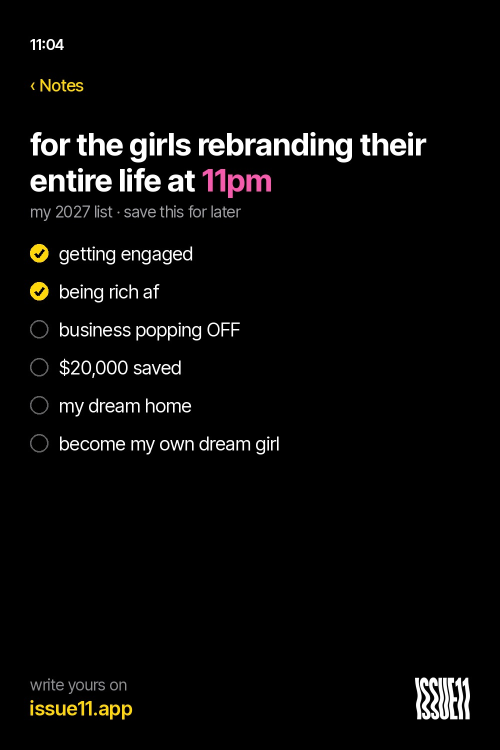
#> input picture drafts/pinterest/templates/D1-notes-11pm.jpg, 1000 x 1500 px, given in place of issue11-wordmark-mask.png, which was not available (shown at 1/2 size)
$ python more_styles.py
#> lines starting #> are read from the running program, lines starting #| are printed output that depends on the picture
### drafts/pinterest/quotes/quotes_lib.py
from PIL import Image, ImageDraw, ImageFont, ImageFilter
import math
F="/tmp/claude-0/-home-user-Autonomousangents/c1b1bd34-cf66-56f8-bc34-f80edec64abe/scratchpad/fonts/"
R="/home/user/Autonomousangents/"
OUT=R+"drafts/pinterest/templates/"
W,H=1000,1500
BLACK=(13,13,13); CREAM=(245,238,224); BLUSH=(252,210,221); PINK=(246,90,173); RED=(212,8,6)
def font(n,s): return ImageFont.truetype(F+n,s)
AB=lambda s: font("font-archivo-black.ttf",s)
AN=lambda s: font("font-archivo-narrow.ttf",s)
MONO=lambda s: font("IBMPlexMono-Regular.ttf",s)
# [8 lines left out: function tight, not called in this run]
def lines(d,x,y,ls,f,fill,lh=0.82,anchor="l"):
    for i,l in enumerate(ls): tight(d,(x,y+i*f.size*lh),l,f,fill,anchor=anchor)
    return y+len(ls)*f.size*lh
def cover(img,w,h,fy=0.5):
    r=max(w/img.width,h/img.height); im=img.resize((int(img.width*r)+1,int(img.height*r)+1),Image.LANCZOS)
    x=(im.width-w)//2; y=int((im.height-h)*fy); return im.crop((x,y,x+w,y+h))
_m=Image.open(R+"brand/logo/issue11-wordmark-mask.png")
#> _m is the input picture: PIL image 1000x1500 RGB; mean R, G, B 9.5, 9, 8.6
_a=_m.getchannel("A") if _m.mode in ("RGBA","LA") else _m.convert("L")
def _mk(c):
#> called with c = (13, 13, 13)
    l=Image.new("RGBA",_m.size,c+(0,)); l.putalpha(_a); return l
logo_b=_mk(BLACK); logo_c=_mk(CREAM)
#> call 2 of _mk, with c = (245, 238, 224)
#> in _mk (call 2), `l.putalpha(_a)`:
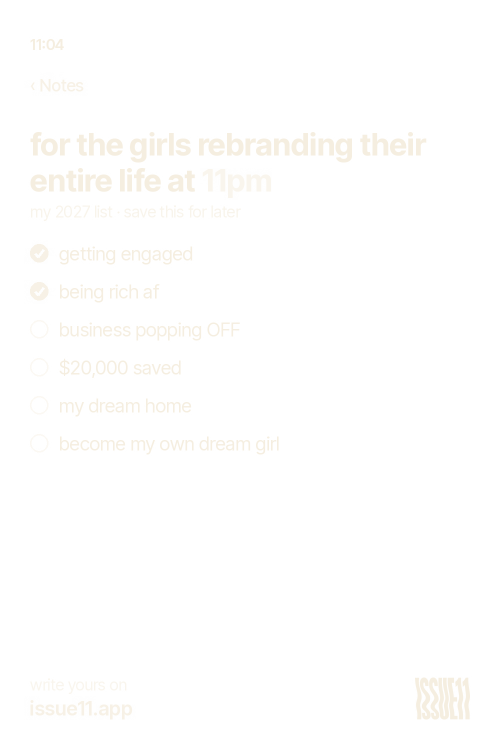
#> l: PIL image 1000x1500 RGBA (shown at 1/2 size); mean R, G, B, A 245, 238, 224, 9.1; transparent parts drawn white
def paste_logo(base,logo,x,y,w,anchor="l"):
    r=w/logo.width; l=logo.resize((w,int(logo.height*r)),Image.LANCZOS)
    if anchor=="c": x-=w//2
    base.alpha_composite(l,(int(x),int(y)))


def IT(size, w="SemiBold"):
    f=ImageFont.truetype(F+"InterTight.ttf",size)
    try: f.set_variation_by_name(w)
    except Exception: pass
    return f
def tightline(d,cx,y,text,f,fill,track=-0.055):
    size=f.size; widths=[d.textlength(c,font=f)+track*size for c in text]; total=sum(widths)-track*size
    x=cx-total/2
    for c,w in zip(text,widths): d.text((x,y),c,font=f,fill=fill); x+=w
    return total
# [19 lines left out: function make_quote, not called in this run]

### drafts/pinterest/templates/more_styles.py
import sys; sys.path.insert(0,"/tmp/claude-0/-home-user-Autonomousangents/c1b1bd34-cf66-56f8-bc34-f80edec64abe/scratchpad")
from quotes_lib import *
_m=Image.open(R+"brand/logo/issue11-wordmark-mask.png").convert("LA"); _a=_m.getchannel("A")
#> after `_a = _m.getchannel('A')`: _a: PIL image 1000x1500 L; every value is 255
def _mk(c):
    l=Image.new("RGBA",_m.size,c+(0,)); l.putalpha(_a); return l
OUT="/home/user/Autonomousangents/drafts/pinterest/templates/"
IMG=R+"drafts/issue11-blog/images/"
def grad(w,h,stops=[(234,246,255),(217,179,255),(255,77,184),(255,154,122)]):
    g=Image.new("RGB",(w//4,h//4)); px=g.load()
    for y in range(h//4):
        for x in range(w//4):
            t=(x/(w/4)*0.35+y/(h/4)*0.65); t=min(max(t,0),0.999)*(len(stops)-1); i=int(t); f=t-i
            px[x,y]=tuple(int(stops[i][k]+(stops[i+1][k]-stops[i][k])*f) for k in range(3))
    return g.resize((w,h),Image.BICUBIC).filter(ImageFilter.GaussianBlur(30))
def wrap(d,text,f,maxw):
    out=[];cur=""
    for w in text.split():
        t=(cur+" "+w).strip()
        if d.textlength(t,font=f)>maxw and cur: out.append(cur); cur=w
        else: cur=t
    out.append(cur); return out

# D: iPhone Notes (dark) prompt list
D_=Image.new("RGBA",(W,H),(0,0,0)); d=ImageDraw.Draw(D_)
d.text((60,70),"9:41",font=IT(30,"SemiBold"),fill=(255,255,255))
d.text((60,150),"‹ Notes",font=IT(34,"Medium"),fill=(255,214,10))
y=250
for l in wrap(d,"future self journal prompts",IT(62,"Bold"),W-120): d.text((60,y),l,font=IT(62,"Bold"),fill=(255,255,255)); y+=72
#> in wrap, `cur = ''`: cur = ''
#> this loop made 1 pass
#> (l, y) on pass 1: ('future self journal prompts', 322)
#> after the loop, y = 322
d.text((60,y+10),"before you reach for your phone, reach for a pen",font=IT(32,"Regular"),fill=(160,160,165)); y+=90
#> after `y += 90`: y = 412
ps=["remember your future: what does a normal tuesday look like in 2027?","write it like it already happened","what am i too grown to keep explaining?","where am i still abandoning myself to keep the peace?","what would i do if i didn’t need the proof?","it’s on my vision board. what’s one small action tonight?","what am i claiming for 2027?","what does protecting my peace look like this week?"]
for p in ps:
    ls=wrap(d,p,IT(38,"Regular"),W-170)
    d.ellipse([70,y+16,82,y+28],fill=(255,255,255))
    for l in ls: d.text((110,y),l,font=IT(38,"Regular"),fill=(255,255,255)); y+=50
    y+=18
#> this loop made 8 passes
#> y on passes 1, 4, 5, 6: 530, 784, 852, 970
#> (ls, y) on passes 2, 3, 7, 8: (['write it like it already happened'], 598), (['what am i too grown to keep explaining?'], 666), (['what am i claiming for 2027?'], 1038), (['what does protecting my peace look like', 'this week?'], 1156)
#> after the loop, y = 1156
d.text((60,H-150),"write yours on",font=IT(32,"Regular"),fill=(142,142,147)); d.text((60,H-108),"issue11.app",font=IT(40,"SemiBold"),fill=(255,214,10))
paste_logo(D_,_mk((255,255,255)),W-60-110,H-60-85,110)
#> in _mk, `l.putalpha(_a)`: l: PIL image 1000x1500 RGBA; every value is 255
#> in paste_logo, `r = w / logo.width`: r = 0.11
#> in paste_logo, `l = logo.resize((w, int(logo.height * r)), Image.LANCZOS)`: l: PIL image 110x165 RGBA; every value is 255
D_.convert("RGB").save(OUT+"D-notes-prompts.jpg",quality=92)

# E: printable 30-day challenge
E=Image.new("RGBA",(W,H),CREAM); d=ImageDraw.Draw(E)
#> after `E = Image.new('RGBA', (W, H), CREAM)`:
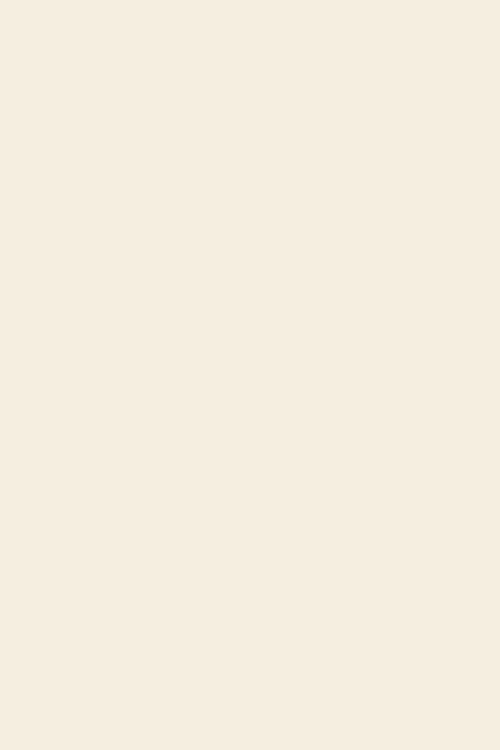
#> E: PIL image 1000x1500 RGBA (shown at 1/2 size); mean R, G, B, A 245, 238, 224, 255
tightline(d,W//2,70,"ISSUE11 · PRINTABLE",IT(24,"SemiBold"),BLACK,track=0.1)
f=IT(92); y=130
for l in ["30-day future","self challenge."]: tightline(d,W//2,y,l,f,BLACK); y+=88
#> after the loop, y = 306
d.text((W//2,y+20),"one prompt a day. one line is enough.",font=IT(30,"Regular"),fill=BLACK,anchor="ma")
days=["your 2027 in one word","describe a normal tuesday in 2027","what are you done tolerating?","one habit future you has","future you’s morning, hour by hour","what does home look like?","a letter from future you","what are you building?","who do you want around you?","what does money feel like?","dress for the life you want","one thing to start tonight","what would you try if no one watched?","your rebrand in 3 photos","what does rest look like?","a fear future you is over","one money move this week","where are you in 12 months?","what is more possible now?","your cover line for 2027","what are you proud of?","one small risk this week","what will you stop explaining?","a playlist for future you","what does future you say no to?","describe your ideal weekend","one boundary to keep","what changed this month?","what are you claiming?","read day 1 again"]
gx,gy=60,y+90; cw=(W-120-4*12)//5; ch=(H-gy-150-5*12)//6
#> after `gx, gy = (60, y + 90)`: gx = 60; gy = 396
#> after `ch = (H - gy - 150 - 5 * 12) // 6`: ch = 149
for i,t in enumerate(days):
    cx=gx+(i%5)*(cw+12); cy=gy+(i//5)*(ch+12)
    d.rectangle([cx,cy,cx+cw,cy+ch],fill=BLUSH)
    d.text((cx+12,cy+10),f"DAY {i+1}",font=IT(18,"SemiBold"),fill=PINK)
    yy=cy+38
    for l in wrap(d,t,IT(19,"Regular"),cw-20)[:4]: d.text((cx+12,yy),l,font=IT(19,"Regular"),fill=BLACK); yy+=23
#> this loop made 30 passes
#> (cx, cy) on passes 1 to 12: (60, 396), (238, 396), (416, 396), (594, 396), (772, 396), (60, 557), (238, 557), (416, 557), (594, 557), (772, 557), (60, 718), (238, 718)
paste_logo(E,logo_b,W//2,H-125,100,anchor="c")
E.convert("RGB").save(OUT+"E-30-day-printable.jpg",quality=92)

# F: vision board photo collage
F_=Image.new("RGBA",(W,H),CREAM); d=ImageDraw.Draw(F_)
pics=["megan-editorial-20.webp","megan-editorial-16.webp","megan-editorial-26.webp","megan-editorial-34.webp","megan-editorial-21.webp","megan-editorial-37.webp"]
gw=(W-120-16)//2; gh=(H-300-32)//3
for i,p in enumerate(pics):
    try: im=cover(Image.open(IMG+p).convert("RGB"),gw,gh,0.4)
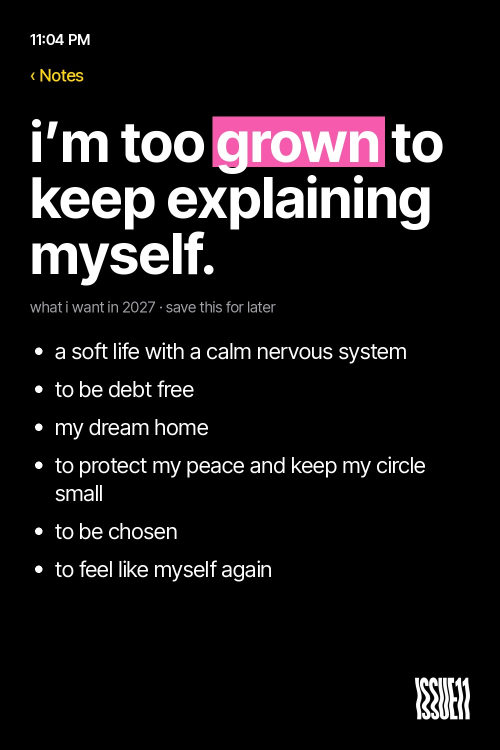
#> input picture drafts/pinterest/templates/D2-notes-too-grown.jpg, 1000 x 1500 px, given in place of megan-editorial-20.webp, which was not available (shown at 1/2 size)
#> in cover, `r = max(w / img.width, h / img.height)`: r = 0.432
    except Exception: continue
    F_.paste(im,(60+(i%2)*(gw+16),60+(i//2)*(gh+16)))
d.rectangle([0,H-230,W,H],fill=CREAM)
tightline(d,60+(W-120)/2,H-210,"2027 vision board.",IT(80),BLACK)
d.text((W//2,H-110),"Become your own dream girl.",font=IT(30,"Regular"),fill=BLACK,anchor="ma")
paste_logo(F_,logo_b,W-60-90,H-60-70,90)
#> call 3 of paste_logo, with x = 850, y = 1370, w = 90, anchor = 'l'
#> in paste_logo (call 3), `base.alpha_composite(l,(int(x),int(y)))`:
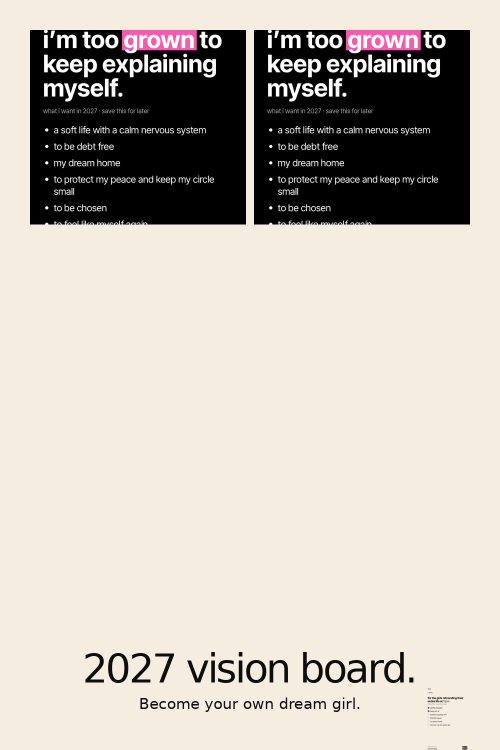
#> base: PIL image 1000x1500 RGBA (shown at 1/2 size); mean R, G, B, A 195.5, 189.4, 179.1, 255
F_.convert("RGB").save(OUT+"F-vision-collage.jpg",quality=92)

# G: photo + quote with gradient band
G=cover(Image.open(IMG+"megan-editorial-16.webp").convert("RGB"),W,H,0.3).convert("RGBA")
band=grad(W,520).convert("RGBA"); G.alpha_composite(band,(0,H-520)); d=ImageDraw.Draw(G)
#> in grad, `g = Image.new('RGB', (w // 4, h // 4))`: g: PIL image 250x130 RGB; every value is 0
#> in grad, `return g.resize((w,h),Image.BICUBIC).filter(ImageFilter.GaussianBlur(3..`:
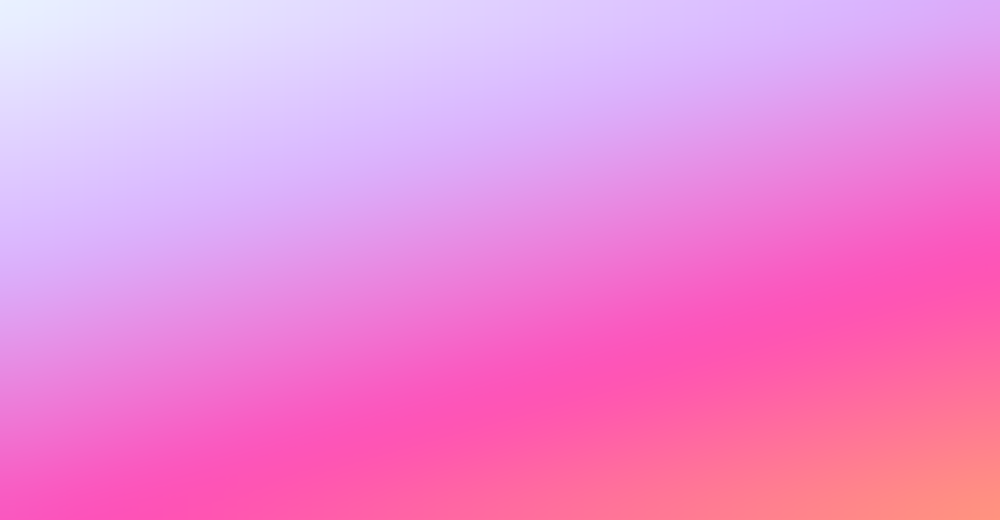
#> returned value: PIL image 1000x520 RGB; mean R, G, B 236.9, 139.8, 214.5
tightline(d,W//2,H-480,"ISSUE11 · THE FUTURE ISSUE",IT(24,"SemiBold"),BLACK,track=0.1)
f=IT(100); y=H-420
for l in ["Same girl,","bigger dreams."]: tightline(d,W//2,y,l,f,BLACK); y+=94
#> after the loop, y = 1268
d.text((W//2,y+30),"Your 2027 rebrand starts on one page.",font=IT(30,"Regular"),fill=BLACK,anchor="ma")
paste_logo(G,logo_b,W//2,H-60-75,100,anchor="c")
G.convert("RGB").save(OUT+"G-photo-quote.jpg",quality=92)

ims=[Image.open(OUT+f) for f in ["D-notes-prompts.jpg","E-30-day-printable.jpg","F-vision-collage.jpg","G-photo-quote.jpg"]]
#> ims = 4 items
s=Image.new('RGB',(4*390+50,600),(255,255,255)); x=10
#> after `s = Image.new('RGB', (4 * 390 + 50, 600), (255, 255, 255))`: s: PIL image 1610x600 RGB; every value is 255
for i in ims:
    t=i.resize((380,570)); s.paste(t,(x,15)); x+=390
#> this loop made 4 passes
#> x on passes 1 to 4: 400, 790, 1180, 1570
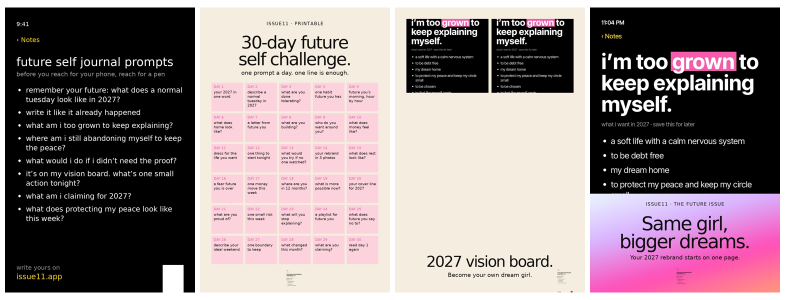
#> s: PIL image 1610x600 RGB (shown at 1/2 size); mean R, G, B 149.1, 134.5, 137.6
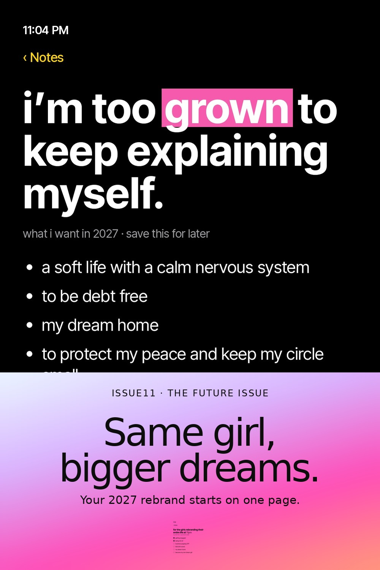
#> t: PIL image 380x570 RGB; mean R, G, B 97.8, 63.7, 88.9
#> after the loop, x = 1570
s.save(OUT+"preview-4-more-styles.jpg",quality=85)
